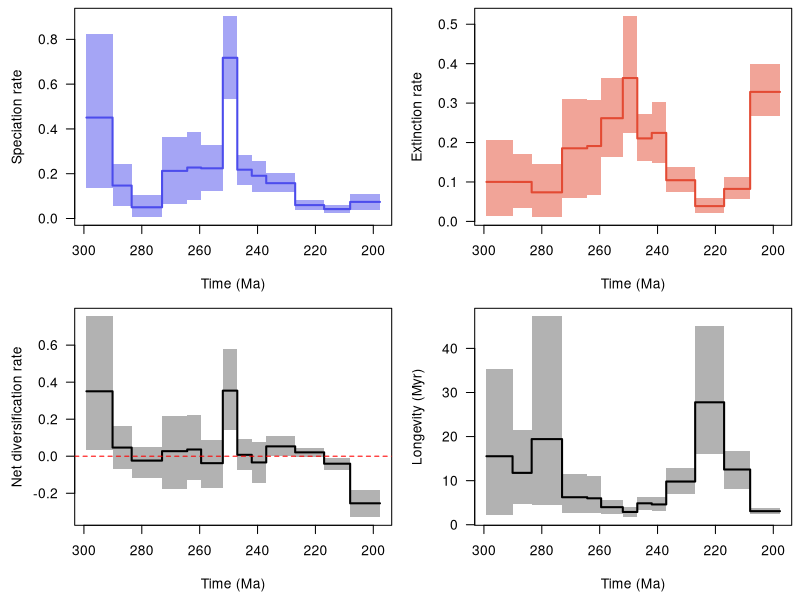

Source code (R):
pdf(file='C:/Users/SimoesLabAdmin/Documents/BDNN_Arielli/reptilia/mcmc_fixshift_predictors/C_bdnn_stdscaled_boxcox/combined_10_RTT.pdf', width = 9, height = 6, useDingbats = FALSE)

layout(matrix(1:4, ncol = 2, nrow = 2, byrow = TRUE))
par(las = 1, mar = c(4.5, 4.5, 0.5, 0.5))
time_vec=c(299.1275939941406, 290.10001,290.1,283.50001,283.5,273.00001,273.0,264.30001,264.3,259.50001,259.5,252.00001,252.0,247.00001,247.0,242.00001,242.0,237.00001,237.0,227.00001,227.0,217.00001,217.0,208.00001,208.0,197.69842910766602)
sp_mean=c(0.4507543477332311, 0.4507543477332311,0.1469709438102613,0.1469709438102613,0.050120576987700824,0.050120576987700824,0.21262644146057788,0.21262644146057788,0.22760250391279072,0.22760250391279072,0.22408702001135428,0.22408702001135428,0.7176421621146309,0.7176421621146309,0.21795666925686824,0.21795666925686824,0.19087545451130036,0.19087545451130036,0.1576540965153183,0.1576540965153183,0.059741088667478105,0.059741088667478105,0.04206756739560999,0.04206756739560999,0.07399021727062782,0.07399021727062782)
sp_lwr=c(0.13642255490305438, 0.13642255490305438,0.05631599288563185,0.05631599288563185,0.0054796715180046975,0.0054796715180046975,0.06420409692152802,0.06420409692152802,0.08365155402470026,0.08365155402470026,0.12197787318686777,0.12197787318686777,0.5357138987817127,0.5357138987817127,0.1498672353202547,0.1498672353202547,0.11664029999376807,0.11664029999376807,0.11665695449933279,0.11665695449933279,0.037208248280190585,0.037208248280190585,0.02528959017285719,0.02528959017285719,0.03640259764159094,0.03640259764159094)
sp_upr=c(0.8218952948596441, 0.8218952948596441,0.243908394983242,0.243908394983242,0.1052590120197801,0.1052590120197801,0.36548042208780795,0.36548042208780795,0.3851268389905617,0.3851268389905617,0.3272370016545786,0.3272370016545786,0.9028254145465365,0.9028254145465365,0.28210505169426275,0.28210505169426275,0.254649818166539,0.254649818166539,0.20492432344873557,0.20492432344873557,0.08124469518277208,0.08124469518277208,0.059719626038102,0.059719626038102,0.10861898693296647,0.10861898693296647)
ex_mean=c(0.10017657514049562, 0.10017657514049562,0.1001219633321072,0.1001219633321072,0.07374142764659664,0.07374142764659664,0.1853975600797472,0.1853975600797472,0.1911933320444712,0.1911933320444712,0.26169118977080347,0.26169118977080347,0.36355301816146324,0.36355301816146324,0.2105116808674451,0.2105116808674451,0.2244260390581298,0.2244260390581298,0.10451843671726946,0.10451843671726946,0.03880672121595992,0.03880672121595992,0.08243419116668983,0.08243419116668983,0.3283380391933865,0.3283380391933865)
ex_lwr=c(0.012921601731328013, 0.012921601731328013,0.03342630199130984,0.03342630199130984,0.01052303880824076,0.01052303880824076,0.05899359003954352,0.05899359003954352,0.06739075308079145,0.06739075308079145,0.16315172589412258,0.16315172589412258,0.22292460308196474,0.22292460308196474,0.15279183866164298,0.15279183866164298,0.14720884237457424,0.14720884237457424,0.0745855326397436,0.0745855326397436,0.02129997405003879,0.02129997405003879,0.05634021093687037,0.05634021093687037,0.2662015396627408,0.2662015396627408)
ex_upr=c(0.20571972806567856, 0.20571972806567856,0.1721821648491061,0.1721821648491061,0.14466661826474012,0.14466661826474012,0.31154627909885496,0.31154627909885496,0.30773359301289643,0.30773359301289643,0.3644697442803146,0.3644697442803146,0.5199982007951703,0.5199982007951703,0.27256177032357926,0.27256177032357926,0.3031671515661427,0.3031671515661427,0.13802602078576223,0.13802602078576223,0.05960348582943132,0.05960348582943132,0.11149000873094386,0.11149000873094386,0.39913950001671994,0.39913950001671994)
div_mean=c(0.35057777259273665, 0.35057777259273665,0.046848980478154056,0.046848980478154056,-0.0236208506588958,-0.0236208506588958,0.027228881380831016,0.027228881380831016,0.03640917186831969,0.03640917186831969,-0.03760416975944921,-0.03760416975944921,0.3540891439531668,0.3540891439531668,0.007444988389422939,0.007444988389422939,-0.03355058454682896,-0.03355058454682896,0.05313565979804878,0.05313565979804878,0.020934367451518145,0.020934367451518145,-0.0403666237710798,-0.0403666237710798,-0.25434782192275857,-0.25434782192275857)
div_lwr=c(0.03232494542040237, 0.03232494542040237,-0.0667849931670311,-0.0667849931670311,-0.11566479500075907,-0.11566479500075907,-0.17736438511096692,-0.17736438511096692,-0.1286402397871949,-0.1286402397871949,-0.17074537076901067,-0.17074537076901067,0.14311187123624897,0.14311187123624897,-0.0737053964488475,-0.0737053964488475,-0.14286082080192852,-0.14286082080192852,0.00046019961863327796,0.00046019961863327796,-0.004825149926465308,-0.004825149926465308,-0.0719672810665275,-0.0719672810665275,-0.3296873093772761,-0.3296873093772761)
div_upr=c(0.7554651103960633, 0.7554651103960633,0.16086158126391997,0.16086158126391997,0.0520544557049611,0.0520544557049611,0.21788267502768216,0.21788267502768216,0.22107756556333005,0.22107756556333005,0.08656617402034236,0.08656617402034236,0.5786297523752524,0.5786297523752524,0.09222726070071424,0.09222726070071424,0.07534624579315627,0.07534624579315627,0.1073238057193416,0.1073238057193416,0.04682061078055704,0.04682061078055704,-0.00929640612227383,-0.00929640612227383,-0.1835243295300958,-0.1835243295300958)
long_mean=c(15.542109467143552, 15.542109467143552,11.764720992462648,11.764720992462648,19.423701865578277,19.423701865578277,6.241298633022799,6.241298633022799,5.999126937372646,5.999126937372646,3.9789480836995303,3.9789480836995303,2.897726709107063,2.897726709107063,4.857333680950845,4.857333680950845,4.608935429210078,4.608935429210078,9.800731698745187,9.800731698745187,27.779451430447626,27.779451430447626,12.524906465769103,12.524906465769103,3.078885710441307,3.078885710441307)
long_lwr=c(2.190417665534969, 2.190417665534969,4.675315189713366,4.675315189713366,4.531008642959091,4.531008642959091,2.5748820808159105,2.5748820808159105,2.633974782809153,2.633974782809153,2.514677950262657,2.514677950262657,1.6934241726109056,1.6934241726109056,3.440550304465418,3.440550304465418,3.13094890870632,3.13094890870632,6.986032589183185,6.986032589183185,15.947040956704404,15.947040956704404,8.137401353778973,8.137401353778973,2.4582777097576556,2.4582777097576556)
long_upr=c(35.2452546891881, 35.2452546891881,21.48403277621794,21.48403277621794,47.27655787586727,47.27655787586727,11.569127626305757,11.569127626305757,11.10605500173113,11.10605500173113,5.539745826195164,5.539745826195164,4.100158865557759,4.100158865557759,6.301862482909976,6.301862482909976,6.284740242467607,6.284740242467607,12.967332268868583,12.967332268868583,45.08015144329897,45.08015144329897,16.791459487899093,16.791459487899093,3.6968640737759983,3.6968640737759983)
xlim = c(299.1275939941406, 197.69842910766602)
ylim = c(0.0054796715180046975, 0.9028254145465365)
not_NA = !is.na(sp_mean)
plot(time_vec[not_NA], sp_mean[not_NA], type = 'n', xlim = xlim, ylim = ylim, xlab = 'Time (Ma)', ylab = 'Speciation rate')
polygon(c(time_vec[not_NA], rev(time_vec[not_NA])), c(sp_lwr[not_NA], rev(sp_upr[not_NA])), col = adjustcolor('#4c4cec', alpha = 0.5), border = NA)
lines(time_vec[not_NA], sp_mean[not_NA], col = '#4c4cec', lwd = 2)
ylim = c(0.01052303880824076, 0.5199982007951703)
not_NA = !is.na(ex_mean)
plot(time_vec[not_NA], ex_mean[not_NA], type = 'n', xlim = xlim, ylim = ylim, xlab = 'Time (Ma)', ylab = 'Extinction rate')
polygon(c(time_vec[not_NA], rev(time_vec[not_NA])), c(ex_lwr[not_NA], rev(ex_upr[not_NA])), col = adjustcolor('#e34a33', alpha = 0.5), border = NA)
lines(time_vec[not_NA], ex_mean[not_NA], col = '#e34a33', lwd = 2)
ylim = c(-0.3296873093772761, 0.7554651103960633)
not_NA = !is.na(div_mean)
plot(time_vec[not_NA], div_mean[not_NA], type = 'n', xlim = xlim, ylim = ylim, xlab = 'Time (Ma)', ylab = 'Net diversification rate')
polygon(c(time_vec[not_NA], rev(time_vec[not_NA])), c(div_lwr[not_NA], rev(div_upr[not_NA])), col = adjustcolor('black', alpha = 0.3), border = NA)
lines(time_vec[not_NA], div_mean[not_NA], col = 'black', lwd = 2)
abline(h = 0, col = 'red', lty = 2)
ylim = c(1.6934241726109056, 47.27655787586727)
not_NA = !is.na(long_mean)
plot(time_vec[not_NA], long_mean[not_NA], type = 'n', xlim = xlim, ylim = ylim, xlab = 'Time (Ma)', ylab = 'Longevity (Myr)')
polygon(c(time_vec[not_NA], rev(time_vec[not_NA])), c(long_lwr[not_NA], rev(long_upr[not_NA])), col = adjustcolor('black', alpha = 0.3), border = NA)
lines(time_vec[not_NA], long_mean[not_NA], col = 'black', lwd = 2)
dev.off()
